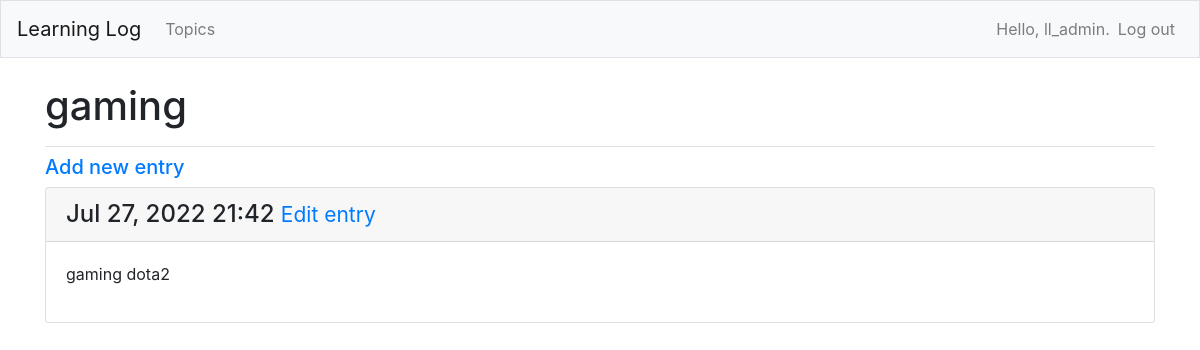
Screenshot of /topics/5/ (signed in) with the database file from the repository.
### learning_logs/models.py (models this page shows, shortened)
class Topic(models.Model):
    text = models.CharField(max_length=200)
    date_added = models.DateTimeField(auto_now_add=True)
    owner = models.ForeignKey(User, on_delete=models.CASCADE)
    def __str__(self):
        return self.text

class Entry(models.Model):
    topic = models.ForeignKey(Topic, on_delete=models.CASCADE)
    text = models.TextField()
    date_added = models.DateTimeField(auto_now_add=True)
    class Meta:
        verbose_name_plural = 'entries'

### learning_logs/views.py (the view)
# urls.py: path('topics/<int:topic_id>/', views.topic, name='topic'),
@login_required
def topic(request, topic_id):
    topic = Topic.objects.get(id=topic_id)
    check_topic_owner(request, topic)
    entries = topic.entry_set.order_by('-date_added')
    context = {'topic': topic,
               'entries': entries
               }
    return render(request, 'learning_logs/topic.html', context)

### learning_logs/views.py (called while the page is built)
def check_topic_owner(request, topic):
    if topic.owner != request.user:
        raise Http404

### learning_logs/templates/learning_logs/topic.html
{% extends 'learning_logs/base.html' %}
{% block page_header %}
    <h1>{{ topic }}</h1>
{% endblock page_header %}
{% block content %}
    <h5>
        <a href="{% url 'learning_logs:new_entry' topic.id %}">Add new entry</a>
    </h5>
    {% for entry in entries %}
        <div class="card mb-3">
            <h4 class="card-header">
                {{ entry.date_added|date:'M d, Y H:i' }}
                <small>
                    <a href="{% url 'learning_logs:edit_entry' entry.id %}">Edit entry</a>
                </small>
            </h4>
            <div class="card-body">
                {{ entry.text|linebreaks }}
            </div>
        </div>
    {% empty %}
        <p>There are no entries for this topic yet.</p>
    {% endfor %}
{% endblock content %}

### learning_logs/templates/learning_logs/base.html (shortened to what this page needs)
{% load bootstrap4 %}
<!doctype html>
<html lang="en">
<head>
    {% bootstrap_css %}
</head>
<body>
    <nav class="navbar navbar-expand-md navbar-light bg-light mb-4 border">
        <a class="navbar-brand" href="{% url 'learning_logs:index' %}">Learning Log</a>
        <div class="collapse navbar-collapse" id="navbarCollapse">
            <ul class="navbar-nav mr-auto">
                <li class="nav-item">
                    <a class="nav-link" href="{% url 'learning_logs:topics' %}">Topics</a>
                </li>
            </ul>
            <ul class="navbar-nav ml-auto">
                {% if user.is_authenticated %}
                    <li class="nav-item">
                        <span class="navbar-text">Hello, {{ user.username }}.</span>
                    </li>
                    <li class="nav-item">
                        <a class="nav-link" href="{% url 'users:logout' %}">Log out</a>
                    </li>
                {% endif %}
            </ul>
        </div>
    </nav>
    <main role="main" class="container">
        <div class="pb-2 mb-2 border-bottom">
            {% block page_header %}{% endblock page_header %}
        </div>
        <div>
            {% block content %}{% endblock content %}
        </div>
    </main>
</body>
</html>

### rows the page displays
Topic: text "gaming"
Entry: date_added "Jul 27, 2022 21:42", text "gaming dota2"

### other values shown
{{ user.username }} "ll_admin"
